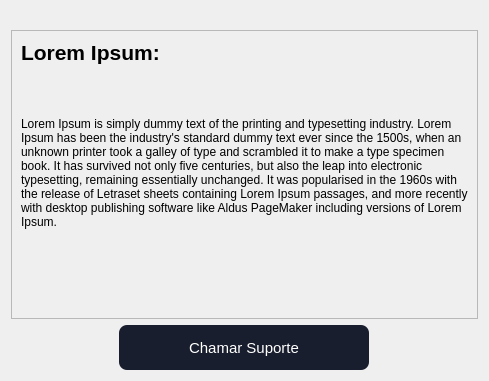
            <widget class="QWidget" name="pg_ajuda">
             <layout class="QVBoxLayout" name="verticalLayout_9">
              <item>
               <widget class="QLabel" name="Logo">
                <property name="maximumSize">
                 <size>
                  <width>16777215</width>
                  <height>250</height>
                 </size>
                </property>
                <property name="text">
                 <string>&lt;!DOCTYPE HTML PUBLIC &quot;-//W3C//DTD HTML 4.0//EN&quot; &quot;http://www.w3.org/TR/REC-html40/strict.dtd&quot;&gt;
&lt;html&gt;&lt;head&gt;&lt;meta name=&quot;qrichtext&quot; content=&quot;1&quot; /&gt;&lt;style type=&quot;text/css&quot;&gt;
p, li { white-space: pre-wrap; }
&lt;/style&gt;&lt;/head&gt;&lt;body style=&quot; font-family:'MS Shell Dlg 2'; font-size:8pt; font-weight:400; font-style:normal;&quot;&gt;
&lt;p align=&quot;center&quot; style=&quot; margin-top:0px; margin-bottom:0px; margin-left:0px; margin-right:0px; -qt-block-indent:0; text-indent:0px;&quot;&gt;&lt;img src=&quot;:/icons/D:/Space Marketing/Shark Business/1x/Shark Business - Automatic Copilot 3.png&quot; /&gt;&lt;/p&gt;&lt;/body&gt;&lt;/html&gt;</string>
                </property>
               </widget>
              </item>
              <item alignment="Qt::AlignHCenter">
               <widget class="QFrame" name="frame_4">
                <property name="frameShape">
                 <enum>QFrame::StyledPanel</enum>
                </property>
                <property name="frameShadow">
                 <enum>QFrame::Raised</enum>
                </property>
                <layout class="QVBoxLayout" name="verticalLayout_13">
                 <item alignment="Qt::AlignVCenter">
                  <widget class="QLabel" name="label_6">
                   <property name="maximumSize">
                    <size>
                     <width>1000</width>
                     <height>16777215</height>
                    </size>
                   </property>
                   <property name="text">
                    <string>&lt;html&gt;&lt;head/&gt;&lt;body&gt;&lt;p&gt;&lt;span style=&quot; font-size:16pt; font-weight:600;&quot;&gt;Lorem Ipsum:&lt;/span&gt;&lt;/p&gt;&lt;p&gt;&lt;br/&gt;&lt;/p&gt;&lt;p&gt;Lorem Ipsum is simply dummy text of the printing and typesetting industry. Lorem Ipsum has been the industry's standard dummy text ever since the 1500s, when an unknown printer took a galley of type and scrambled it to make a type specimen book. It has survived not only five centuries, but also the leap into electronic typesetting, remaining essentially unchanged. It was popularised in the 1960s with the release of Letraset sheets containing Lorem Ipsum passages, and more recently with desktop publishing software like Aldus PageMaker including versions of Lorem Ipsum.&lt;/p&gt;&lt;p&gt;&lt;br/&gt;&lt;/p&gt;&lt;p&gt;&lt;br/&gt;&lt;/p&gt;&lt;/body&gt;&lt;/html&gt;</string>
                   </property>
                   <property name="wordWrap">
                    <bool>true</bool>
                   </property>
                  </widget>
                 </item>
                </layout>
               </widget>
              </item>
              <item alignment="Qt::AlignHCenter">
               <widget class="QPushButton" name="pushButton">
                <property name="minimumSize">
                 <size>
                  <width>250</width>
                  <height>45</height>
                 </size>
                </property>
                <property name="cursor">
                 <cursorShape>PointingHandCursor</cursorShape>
                </property>
                <property name="styleSheet">
                 <string notr="true">QPushButton{
	background-color:#191E2E;
	color:white;
	border-radius:8px;
	font-size:15px;
}
QPushButton:hover{
	background-color:#ccc;
	color:#191E2E;
	border:1px solid #191E2E;
}
</string>
                </property>
                <property name="text">
                 <string>Chamar Suporte</string>
                </property>
                <property name="icon">
                 <iconset resource="icons.qrc">
                  <normaloff>:/icons/D:/Space Marketing/Shark Business/1x/whatsapp-icone-7.png</normaloff>:/icons/D:/Space Marketing/Shark Business/1x/whatsapp-icone-7.png</iconset>
                </property>
               </widget>
              </item>
             </layout>
            </widget>
